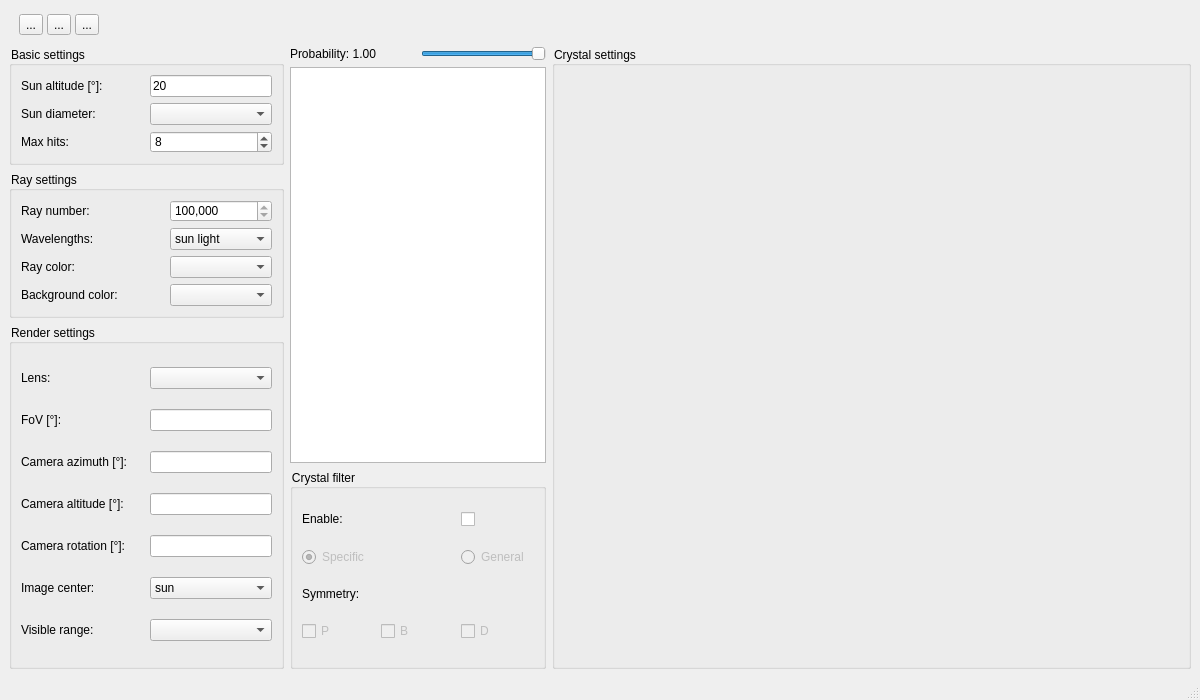
<?xml version="1.0" encoding="UTF-8"?>
<ui version="4.0">
 <class>MainWindow</class>
 <widget class="QMainWindow" name="MainWindow">
  <property name="geometry">
   <rect>
    <x>0</x>
    <y>0</y>
    <width>1200</width>
    <height>700</height>
   </rect>
  </property>
  <property name="windowTitle">
   <string>FastHalo</string>
  </property>
  <property name="styleSheet">
   <string notr="true">QMainWindow QGroupBox::title {
	font-size: 11px;
}

QMainWindow QGroupBox {
	border-width: 5px 2px;
}</string>
  </property>
  <widget class="QWidget" name="centralwidget">
   <property name="styleSheet">
    <string notr="true">QMainWindow&gt;QGroupBox {
	margin: 9px, 4px, 9px, 4px;
}</string>
   </property>
   <layout class="QGridLayout" name="gridLayout">
    <item row="0" column="0" alignment="Qt::AlignLeft">
     <widget class="QFrame" name="toolbarFrame">
      <property name="sizePolicy">
       <sizepolicy hsizetype="Preferred" vsizetype="Fixed">
        <horstretch>0</horstretch>
        <verstretch>0</verstretch>
       </sizepolicy>
      </property>
      <property name="minimumSize">
       <size>
        <width>0</width>
        <height>30</height>
       </size>
      </property>
      <property name="palette">
       <palette>
        <active>
         <colorrole role="Button">
          <brush brushstyle="SolidPattern">
           <color alpha="0">
            <red>255</red>
            <green>255</green>
            <blue>255</blue>
           </color>
          </brush>
         </colorrole>
         <colorrole role="Base">
          <brush brushstyle="SolidPattern">
           <color alpha="0">
            <red>255</red>
            <green>255</green>
            <blue>255</blue>
           </color>
          </brush>
         </colorrole>
         <colorrole role="Window">
          <brush brushstyle="SolidPattern">
           <color alpha="0">
            <red>255</red>
            <green>255</green>
            <blue>255</blue>
           </color>
          </brush>
         </colorrole>
        </active>
        <inactive>
         <colorrole role="Button">
          <brush brushstyle="SolidPattern">
           <color alpha="0">
            <red>255</red>
            <green>255</green>
            <blue>255</blue>
           </color>
          </brush>
         </colorrole>
         <colorrole role="Base">
          <brush brushstyle="SolidPattern">
           <color alpha="0">
            <red>255</red>
            <green>255</green>
            <blue>255</blue>
           </color>
          </brush>
         </colorrole>
         <colorrole role="Window">
          <brush brushstyle="SolidPattern">
           <color alpha="0">
            <red>255</red>
            <green>255</green>
            <blue>255</blue>
           </color>
          </brush>
         </colorrole>
        </inactive>
        <disabled>
         <colorrole role="Button">
          <brush brushstyle="SolidPattern">
           <color alpha="0">
            <red>255</red>
            <green>255</green>
            <blue>255</blue>
           </color>
          </brush>
         </colorrole>
         <colorrole role="Base">
          <brush brushstyle="SolidPattern">
           <color alpha="0">
            <red>255</red>
            <green>255</green>
            <blue>255</blue>
           </color>
          </brush>
         </colorrole>
         <colorrole role="Window">
          <brush brushstyle="SolidPattern">
           <color alpha="0">
            <red>255</red>
            <green>255</green>
            <blue>255</blue>
           </color>
          </brush>
         </colorrole>
        </disabled>
       </palette>
      </property>
      <property name="styleSheet">
       <string notr="true">QFrame#toolbarFrame {
	background-color: rgba(255, 255, 255, 0);
	border-width: 0px;
}</string>
      </property>
      <property name="frameShape">
       <enum>QFrame::StyledPanel</enum>
      </property>
      <property name="frameShadow">
       <enum>QFrame::Raised</enum>
      </property>
      <property name="lineWidth">
       <number>1</number>
      </property>
      <layout class="QHBoxLayout" name="toolbarLayout" stretch="0,0,0">
       <property name="spacing">
        <number>4</number>
       </property>
       <property name="topMargin">
        <number>4</number>
       </property>
       <property name="bottomMargin">
        <number>4</number>
       </property>
       <item>
        <widget class="QToolButton" name="newProjButton">
         <property name="text">
          <string>...</string>
         </property>
        </widget>
       </item>
       <item>
        <widget class="QToolButton" name="openButton">
         <property name="text">
          <string>...</string>
         </property>
        </widget>
       </item>
       <item>
        <widget class="QToolButton" name="saveButton">
         <property name="sizePolicy">
          <sizepolicy hsizetype="Fixed" vsizetype="Fixed">
           <horstretch>0</horstretch>
           <verstretch>0</verstretch>
          </sizepolicy>
         </property>
         <property name="text">
          <string>...</string>
         </property>
        </widget>
       </item>
      </layout>
     </widget>
    </item>
    <item row="1" column="0" rowspan="2">
     <widget class="QGroupBox" name="basicSettingGroup">
      <property name="sizePolicy">
       <sizepolicy hsizetype="Preferred" vsizetype="Preferred">
        <horstretch>0</horstretch>
        <verstretch>0</verstretch>
       </sizepolicy>
      </property>
      <property name="minimumSize">
       <size>
        <width>275</width>
        <height>0</height>
       </size>
      </property>
      <property name="title">
       <string>Basic settings</string>
      </property>
      <property name="alignment">
       <set>Qt::AlignLeading|Qt::AlignLeft|Qt::AlignVCenter</set>
      </property>
      <property name="flat">
       <bool>false</bool>
      </property>
      <layout class="QGridLayout" name="basicSettingLayout" rowstretch="0,0,0">
       <property name="verticalSpacing">
        <number>6</number>
       </property>
       <item row="0" column="0">
        <widget class="QLabel" name="sunAltitudeLabel">
         <property name="sizePolicy">
          <sizepolicy hsizetype="Preferred" vsizetype="Preferred">
           <horstretch>0</horstretch>
           <verstretch>0</verstretch>
          </sizepolicy>
         </property>
         <property name="text">
          <string>Sun altitude [°]:</string>
         </property>
        </widget>
       </item>
       <item row="0" column="1">
        <widget class="QLineEdit" name="sunAltitudeEdit">
         <property name="sizePolicy">
          <sizepolicy hsizetype="Preferred" vsizetype="Fixed">
           <horstretch>0</horstretch>
           <verstretch>0</verstretch>
          </sizepolicy>
         </property>
         <property name="text">
          <string>20</string>
         </property>
        </widget>
       </item>
       <item row="1" column="0">
        <widget class="QLabel" name="sunDiameterLabel">
         <property name="sizePolicy">
          <sizepolicy hsizetype="Preferred" vsizetype="Preferred">
           <horstretch>0</horstretch>
           <verstretch>0</verstretch>
          </sizepolicy>
         </property>
         <property name="text">
          <string>Sun diameter:</string>
         </property>
        </widget>
       </item>
       <item row="1" column="1">
        <widget class="QComboBox" name="sunDiameterComboBox">
         <property name="sizePolicy">
          <sizepolicy hsizetype="Preferred" vsizetype="Fixed">
           <horstretch>0</horstretch>
           <verstretch>0</verstretch>
          </sizepolicy>
         </property>
         <property name="minimumSize">
          <size>
           <width>0</width>
           <height>0</height>
          </size>
         </property>
        </widget>
       </item>
       <item row="2" column="0">
        <widget class="QLabel" name="maxHitsLabel">
         <property name="sizePolicy">
          <sizepolicy hsizetype="Preferred" vsizetype="Preferred">
           <horstretch>0</horstretch>
           <verstretch>0</verstretch>
          </sizepolicy>
         </property>
         <property name="text">
          <string>Max hits:</string>
         </property>
        </widget>
       </item>
       <item row="2" column="1">
        <widget class="QSpinBox" name="maxHitsSpinBox">
         <property name="sizePolicy">
          <sizepolicy hsizetype="Preferred" vsizetype="Fixed">
           <horstretch>0</horstretch>
           <verstretch>0</verstretch>
          </sizepolicy>
         </property>
         <property name="minimum">
          <number>1</number>
         </property>
         <property name="maximum">
          <number>12</number>
         </property>
         <property name="value">
          <number>8</number>
         </property>
        </widget>
       </item>
      </layout>
     </widget>
    </item>
    <item row="1" column="1">
     <widget class="QLabel" name="scatterProbLabel">
      <property name="sizePolicy">
       <sizepolicy hsizetype="Minimum" vsizetype="Preferred">
        <horstretch>0</horstretch>
        <verstretch>0</verstretch>
       </sizepolicy>
      </property>
      <property name="minimumSize">
       <size>
        <width>90</width>
        <height>0</height>
       </size>
      </property>
      <property name="text">
       <string>Probability: 1.00</string>
      </property>
     </widget>
    </item>
    <item row="1" column="2">
     <widget class="QSlider" name="scatterProbSlider">
      <property name="sizePolicy">
       <sizepolicy hsizetype="Minimum" vsizetype="Fixed">
        <horstretch>0</horstretch>
        <verstretch>0</verstretch>
       </sizepolicy>
      </property>
      <property name="maximum">
       <number>100</number>
      </property>
      <property name="value">
       <number>100</number>
      </property>
      <property name="tracking">
       <bool>true</bool>
      </property>
      <property name="orientation">
       <enum>Qt::Horizontal</enum>
      </property>
      <property name="invertedAppearance">
       <bool>false</bool>
      </property>
      <property name="invertedControls">
       <bool>false</bool>
      </property>
     </widget>
    </item>
    <item row="1" column="3" rowspan="5">
     <widget class="QGroupBox" name="crystalSettingGroup">
      <property name="sizePolicy">
       <sizepolicy hsizetype="Expanding" vsizetype="MinimumExpanding">
        <horstretch>0</horstretch>
        <verstretch>0</verstretch>
       </sizepolicy>
      </property>
      <property name="minimumSize">
       <size>
        <width>500</width>
        <height>0</height>
       </size>
      </property>
      <property name="title">
       <string>Crystal settings</string>
      </property>
     </widget>
    </item>
    <item row="2" column="1" rowspan="3" colspan="2">
     <widget class="QTableWidget" name="crystalTable">
      <property name="sizePolicy">
       <sizepolicy hsizetype="Minimum" vsizetype="Expanding">
        <horstretch>0</horstretch>
        <verstretch>0</verstretch>
       </sizepolicy>
      </property>
      <property name="minimumSize">
       <size>
        <width>160</width>
        <height>0</height>
       </size>
      </property>
     </widget>
    </item>
    <item row="3" column="0">
     <widget class="QGroupBox" name="raySettingGroup">
      <property name="sizePolicy">
       <sizepolicy hsizetype="Preferred" vsizetype="Preferred">
        <horstretch>0</horstretch>
        <verstretch>0</verstretch>
       </sizepolicy>
      </property>
      <property name="title">
       <string>Ray settings</string>
      </property>
      <layout class="QGridLayout" name="raySettingLayout">
       <item row="3" column="2">
        <widget class="QComboBox" name="backgroundColorComboBox"/>
       </item>
       <item row="0" column="2">
        <widget class="QSpinBox" name="rayNumberSpinBox">
         <property name="showGroupSeparator" stdset="0">
          <bool>true</bool>
         </property>
         <property name="minimum">
          <number>100000</number>
         </property>
         <property name="maximum">
          <number>1000000</number>
         </property>
         <property name="singleStep">
          <number>10000</number>
         </property>
         <property name="value">
          <number>100000</number>
         </property>
        </widget>
       </item>
       <item row="3" column="0">
        <widget class="QLabel" name="backgroundColorLabel">
         <property name="text">
          <string>Background color:</string>
         </property>
        </widget>
       </item>
       <item row="3" column="1">
        <widget class="QPushButton" name="backgroundResultButton">
         <property name="enabled">
          <bool>true</bool>
         </property>
         <property name="sizePolicy">
          <sizepolicy hsizetype="Minimum" vsizetype="Fixed">
           <horstretch>0</horstretch>
           <verstretch>0</verstretch>
          </sizepolicy>
         </property>
         <property name="minimumSize">
          <size>
           <width>0</width>
           <height>0</height>
          </size>
         </property>
         <property name="maximumSize">
          <size>
           <width>40</width>
           <height>18</height>
          </size>
         </property>
         <property name="text">
          <string/>
         </property>
         <property name="flat">
          <bool>true</bool>
         </property>
        </widget>
       </item>
       <item row="2" column="1">
        <widget class="QPushButton" name="rayColorResultButton">
         <property name="enabled">
          <bool>true</bool>
         </property>
         <property name="maximumSize">
          <size>
           <width>40</width>
           <height>18</height>
          </size>
         </property>
         <property name="text">
          <string/>
         </property>
         <property name="flat">
          <bool>true</bool>
         </property>
        </widget>
       </item>
       <item row="0" column="0">
        <widget class="QLabel" name="rayNumberLabel">
         <property name="text">
          <string>Ray number:</string>
         </property>
        </widget>
       </item>
       <item row="2" column="0">
        <widget class="QLabel" name="rayColorLabel">
         <property name="text">
          <string>Ray color:</string>
         </property>
        </widget>
       </item>
       <item row="1" column="1">
        <widget class="QPushButton" name="wavelengthResultButton">
         <property name="maximumSize">
          <size>
           <width>40</width>
           <height>18</height>
          </size>
         </property>
         <property name="text">
          <string/>
         </property>
         <property name="flat">
          <bool>true</bool>
         </property>
        </widget>
       </item>
       <item row="2" column="2">
        <widget class="QComboBox" name="rayColorComboBox"/>
       </item>
       <item row="1" column="0">
        <widget class="QLabel" name="wavelengthLabel">
         <property name="text">
          <string>Wavelengths:</string>
         </property>
        </widget>
       </item>
       <item row="1" column="2">
        <widget class="QComboBox" name="wavelengthComboBox">
         <item>
          <property name="text">
           <string>sun light</string>
          </property>
         </item>
         <item>
          <property name="text">
           <string>equal energy</string>
          </property>
         </item>
         <item>
          <property name="text">
           <string>customize</string>
          </property>
         </item>
        </widget>
       </item>
      </layout>
     </widget>
    </item>
    <item row="4" column="0" rowspan="2">
     <widget class="QGroupBox" name="renderSettingGroup">
      <property name="sizePolicy">
       <sizepolicy hsizetype="Preferred" vsizetype="Expanding">
        <horstretch>0</horstretch>
        <verstretch>1</verstretch>
       </sizepolicy>
      </property>
      <property name="title">
       <string>Render settings</string>
      </property>
      <layout class="QGridLayout" name="renderSettingLayout">
       <item row="1" column="1">
        <widget class="QLineEdit" name="fovEdit">
         <property name="sizePolicy">
          <sizepolicy hsizetype="Preferred" vsizetype="Fixed">
           <horstretch>0</horstretch>
           <verstretch>0</verstretch>
          </sizepolicy>
         </property>
        </widget>
       </item>
       <item row="3" column="1">
        <widget class="QLineEdit" name="camAzimuthEdit">
         <property name="sizePolicy">
          <sizepolicy hsizetype="Preferred" vsizetype="Fixed">
           <horstretch>0</horstretch>
           <verstretch>0</verstretch>
          </sizepolicy>
         </property>
        </widget>
       </item>
       <item row="5" column="1">
        <widget class="QLineEdit" name="camRotationEdit">
         <property name="sizePolicy">
          <sizepolicy hsizetype="Preferred" vsizetype="Fixed">
           <horstretch>0</horstretch>
           <verstretch>0</verstretch>
          </sizepolicy>
         </property>
        </widget>
       </item>
       <item row="4" column="1">
        <widget class="QLineEdit" name="camAltitudeEdit">
         <property name="sizePolicy">
          <sizepolicy hsizetype="Preferred" vsizetype="Fixed">
           <horstretch>0</horstretch>
           <verstretch>0</verstretch>
          </sizepolicy>
         </property>
        </widget>
       </item>
       <item row="4" column="0">
        <widget class="QLabel" name="camAltitudeLabel">
         <property name="text">
          <string>Camera altitude [°]:</string>
         </property>
        </widget>
       </item>
       <item row="7" column="0">
        <widget class="QLabel" name="visibleRangeLabel">
         <property name="text">
          <string>Visible range:</string>
         </property>
        </widget>
       </item>
       <item row="7" column="1">
        <widget class="QComboBox" name="visibleRangeComboBox"/>
       </item>
       <item row="0" column="0">
        <widget class="QLabel" name="lensLabel">
         <property name="text">
          <string>Lens:</string>
         </property>
        </widget>
       </item>
       <item row="3" column="0">
        <widget class="QLabel" name="camAzimuthLabel">
         <property name="text">
          <string>Camera azimuth [°]:</string>
         </property>
        </widget>
       </item>
       <item row="5" column="0">
        <widget class="QLabel" name="camRotationLabel">
         <property name="text">
          <string>Camera rotation [°]:</string>
         </property>
        </widget>
       </item>
       <item row="1" column="0">
        <widget class="QLabel" name="fovLabel">
         <property name="text">
          <string>FoV [°]:</string>
         </property>
        </widget>
       </item>
       <item row="0" column="1">
        <widget class="QComboBox" name="lensComboBox">
         <property name="sizePolicy">
          <sizepolicy hsizetype="Preferred" vsizetype="Fixed">
           <horstretch>0</horstretch>
           <verstretch>0</verstretch>
          </sizepolicy>
         </property>
        </widget>
       </item>
       <item row="6" column="0">
        <widget class="QLabel" name="imageCenterLabel">
         <property name="text">
          <string>Image center:</string>
         </property>
        </widget>
       </item>
       <item row="6" column="1">
        <widget class="QComboBox" name="imageCenterComboBox">
         <item>
          <property name="text">
           <string>sun</string>
          </property>
         </item>
         <item>
          <property name="text">
           <string>zenith</string>
          </property>
         </item>
         <item>
          <property name="text">
           <string>customize</string>
          </property>
         </item>
        </widget>
       </item>
      </layout>
     </widget>
    </item>
    <item row="5" column="1" colspan="2">
     <widget class="QGroupBox" name="filterSettingGroup">
      <property name="sizePolicy">
       <sizepolicy hsizetype="Minimum" vsizetype="Preferred">
        <horstretch>0</horstretch>
        <verstretch>0</verstretch>
       </sizepolicy>
      </property>
      <property name="minimumSize">
       <size>
        <width>160</width>
        <height>200</height>
       </size>
      </property>
      <property name="title">
       <string>Crystal filter</string>
      </property>
      <layout class="QGridLayout" name="filterSettingLayout">
       <item row="0" column="0">
        <widget class="QLabel" name="filterEnableLabel">
         <property name="sizePolicy">
          <sizepolicy hsizetype="Preferred" vsizetype="Fixed">
           <horstretch>0</horstretch>
           <verstretch>0</verstretch>
          </sizepolicy>
         </property>
         <property name="text">
          <string>Enable:</string>
         </property>
        </widget>
       </item>
       <item row="0" column="2">
        <widget class="QCheckBox" name="filterEnableCheckBox">
         <property name="text">
          <string/>
         </property>
        </widget>
       </item>
       <item row="1" column="0" colspan="2">
        <widget class="QRadioButton" name="specificRadioButton">
         <property name="enabled">
          <bool>false</bool>
         </property>
         <property name="text">
          <string>Specific</string>
         </property>
         <property name="checked">
          <bool>true</bool>
         </property>
        </widget>
       </item>
       <item row="1" column="2">
        <widget class="QRadioButton" name="generalRadioButton">
         <property name="enabled">
          <bool>false</bool>
         </property>
         <property name="text">
          <string>General</string>
         </property>
        </widget>
       </item>
       <item row="2" column="0" colspan="2">
        <widget class="QLabel" name="symmetryLabel">
         <property name="sizePolicy">
          <sizepolicy hsizetype="Preferred" vsizetype="Fixed">
           <horstretch>0</horstretch>
           <verstretch>0</verstretch>
          </sizepolicy>
         </property>
         <property name="text">
          <string>Symmetry:</string>
         </property>
        </widget>
       </item>
       <item row="3" column="0">
        <widget class="QCheckBox" name="symPCheckBox">
         <property name="enabled">
          <bool>false</bool>
         </property>
         <property name="text">
          <string>P</string>
         </property>
        </widget>
       </item>
       <item row="3" column="1">
        <widget class="QCheckBox" name="symBCheckBox">
         <property name="enabled">
          <bool>false</bool>
         </property>
         <property name="text">
          <string>B</string>
         </property>
        </widget>
       </item>
       <item row="3" column="2">
        <widget class="QCheckBox" name="symDCheckBox">
         <property name="enabled">
          <bool>false</bool>
         </property>
         <property name="text">
          <string>D</string>
         </property>
        </widget>
       </item>
      </layout>
     </widget>
    </item>
    <item row="0" column="1" colspan="3" alignment="Qt::AlignLeft">
     <widget class="QFrame" name="scatterTabFrame">
      <property name="sizePolicy">
       <sizepolicy hsizetype="MinimumExpanding" vsizetype="Fixed">
        <horstretch>0</horstretch>
        <verstretch>0</verstretch>
       </sizepolicy>
      </property>
      <property name="minimumSize">
       <size>
        <width>20</width>
        <height>20</height>
       </size>
      </property>
      <property name="frameShape">
       <enum>QFrame::NoFrame</enum>
      </property>
      <property name="frameShadow">
       <enum>QFrame::Raised</enum>
      </property>
      <layout class="QHBoxLayout" name="scatterTabLayout">
       <property name="spacing">
        <number>2</number>
       </property>
       <property name="leftMargin">
        <number>4</number>
       </property>
       <property name="topMargin">
        <number>2</number>
       </property>
       <property name="rightMargin">
        <number>4</number>
       </property>
       <property name="bottomMargin">
        <number>2</number>
       </property>
      </layout>
     </widget>
    </item>
   </layout>
  </widget>
  <widget class="QMenuBar" name="menubar">
   <property name="geometry">
    <rect>
     <x>0</x>
     <y>0</y>
     <width>1200</width>
     <height>22</height>
    </rect>
   </property>
  </widget>
  <widget class="QStatusBar" name="statusbar"/>
 </widget>
 <resources/>
 <connections/>
</ui>
